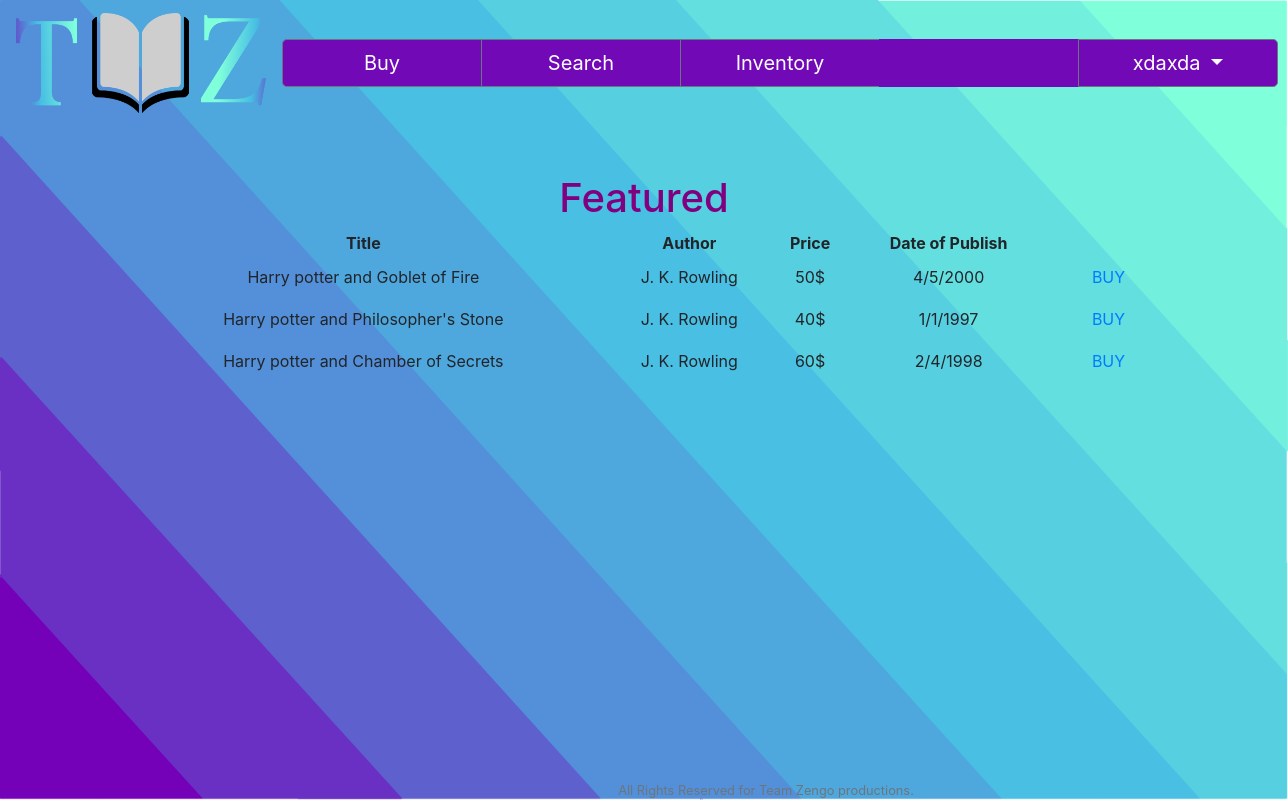
/ (signed in), run on the app's committed database.
### tables this page shows
CREATE TABLE 'books' ('id' integer PRIMARY KEY NOT NULL, 'title' text NOT NULL, 'DoP' date, 'author' text NOT NULL, 'genre' text, 'price' numeric(2));

### application.py (the view)
@app.route("/")
def index():
    rows = db.execute("SELECT COUNT(*) FROM books")
    for row in rows:
        num = row["COUNT(*)"]
    if num == 0:
        return apology("sorry there are no books at the moment")
    else:
        l=3
        title=[]
        author=[]
        price=[]
        DoP=[]
        f1, f2, f3 = random.sample(range(1, num+1), 3)
        books = db.execute("SELECT * FROM books WHERE id = :f1",f1=int(f1))
        for book in books:
            title.append(book["title"])
            author.append(book["author"])
            price.append(book["price"])
            DoP.append(book["DoP"])
        books = db.execute("SELECT * FROM books WHERE id = :f2",f2=int(f2))
        for book in books:
            title.append(book["title"])
            author.append(book["author"])
            price.append(book["price"])
            DoP.append(book["DoP"])
        books = db.execute("SELECT * FROM books WHERE id = :f3",f3=int(f3))
        for book in books:
            title.append(book["title"])
            author.append(book["author"])
            price.append(book["price"])
            DoP.append(book["DoP"])
        return render_template("/featured.html",title=title,author=author,price=price,DoP=DoP,l=l)

### application.py (called while the page is built)
@app.after_request
def after_request(response):
    response.headers["Cache-Control"] = "no-cache, no-store, must-revalidate"
    response.headers["Expires"] = 0
    response.headers["Pragma"] = "no-cache"
    return response

### templates/featured.html (shortened to what this page needs)
{% extends "layout.html" %}
{% block main %}
    <h1 style="color:purple;font-size:40px;">Featured</h1>
    <form action="/featured" method="post">
        <div class="form-group">
            <table style="width:100%">
                <tr>
                    <th>Title</th>
                    <th>Author</th>
                    <th>Price</th>
                    <th>Date of Publish</th>
                </tr>
                    {% for i in range(l) %}
                <tr>
                    <td>{{title[i]}}</td>
                    <td>{{author[i]}}</td>
                    <td>{{price[i]}}$</td>
                    <td>{{DoP[i]}}</td>
                    <td><a class="nav-link" href="/buy">BUY</a></td>
                </tr>
                    {% endfor %}
        </div>
    </form>
{% endblock %}

### static/styles.css (style rules this page uses)
.background { background-image: url('bg.png'); background-repeat: no-repeat; background-size: 100% 100%; background-position: right top; background-attachment: fixed; }

### data on the page
books: title "Harry potter and Goblet of Fire", author "J. K. Rowling", DoP "4/5/2000"
books: title "Harry potter and Philosopher's Stone", author "J. K. Rowling", DoP "1/1/1997"
books: title "Harry potter and Chamber of Secrets", author "J. K. Rowling", DoP "2/4/1998"

### other printed values
{{ session["user_name"] }} "xdaxda"
{{ price[i] }} "50" "40" "60"
